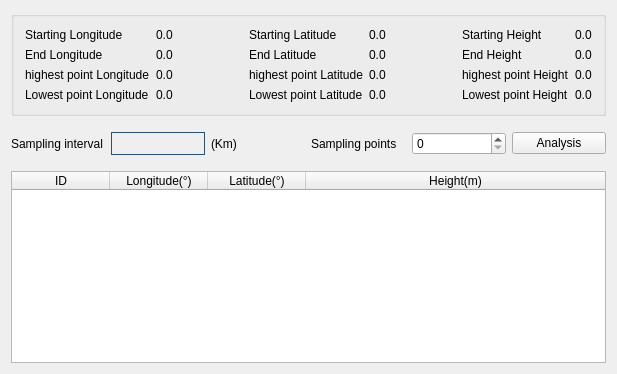
<?xml version="1.0" encoding="UTF-8"?>
<ui version="4.0">
 <class>ProfileAnalysisWidget</class>
 <widget class="QWidget" name="ProfileAnalysisWidget">
  <property name="geometry">
   <rect>
    <x>0</x>
    <y>0</y>
    <width>617</width>
    <height>374</height>
   </rect>
  </property>
  <property name="sizePolicy">
   <sizepolicy hsizetype="Expanding" vsizetype="Expanding">
    <horstretch>0</horstretch>
    <verstretch>0</verstretch>
   </sizepolicy>
  </property>
  <property name="windowTitle">
   <string>Profile analysis</string>
  </property>
  <layout class="QGridLayout" name="gridLayout_2">
   <item row="1" column="0">
    <widget class="QGroupBox" name="groupBox">
     <property name="sizePolicy">
      <sizepolicy hsizetype="Preferred" vsizetype="Minimum">
       <horstretch>0</horstretch>
       <verstretch>0</verstretch>
      </sizepolicy>
     </property>
     <property name="title">
      <string/>
     </property>
     <layout class="QGridLayout" name="gridLayout">
      <item row="0" column="2">
       <spacer name="horizontalSpacer">
        <property name="orientation">
         <enum>Qt::Horizontal</enum>
        </property>
        <property name="sizeHint" stdset="0">
         <size>
          <width>40</width>
          <height>20</height>
         </size>
        </property>
       </spacer>
      </item>
      <item row="0" column="0">
       <layout class="QVBoxLayout" name="verticalLayout_3">
        <item>
         <widget class="QLabel" name="label_4">
          <property name="text">
           <string>Starting Longitude</string>
          </property>
         </widget>
        </item>
        <item>
         <widget class="QLabel" name="label_12">
          <property name="text">
           <string>End Longitude</string>
          </property>
         </widget>
        </item>
        <item>
         <widget class="QLabel" name="label_17">
          <property name="text">
           <string>highest point Longitude</string>
          </property>
         </widget>
        </item>
        <item>
         <widget class="QLabel" name="label_22">
          <property name="text">
           <string>Lowest point Longitude</string>
          </property>
         </widget>
        </item>
       </layout>
      </item>
      <item row="0" column="1">
       <layout class="QVBoxLayout" name="verticalLayout_4">
        <item>
         <widget class="QLabel" name="label_beginLon">
          <property name="text">
           <string>0.0</string>
          </property>
         </widget>
        </item>
        <item>
         <widget class="QLabel" name="label_endLon">
          <property name="text">
           <string>0.0</string>
          </property>
         </widget>
        </item>
        <item>
         <widget class="QLabel" name="label_maxLon">
          <property name="text">
           <string>0.0</string>
          </property>
         </widget>
        </item>
        <item>
         <widget class="QLabel" name="label_minLon">
          <property name="text">
           <string>0.0</string>
          </property>
         </widget>
        </item>
       </layout>
      </item>
      <item row="0" column="3">
       <layout class="QVBoxLayout" name="verticalLayout_5">
        <item>
         <widget class="QLabel" name="label_6">
          <property name="text">
           <string>Starting Latitude</string>
          </property>
         </widget>
        </item>
        <item>
         <widget class="QLabel" name="label_14">
          <property name="text">
           <string>End Latitude</string>
          </property>
         </widget>
        </item>
        <item>
         <widget class="QLabel" name="label_16">
          <property name="text">
           <string>highest point Latitude</string>
          </property>
         </widget>
        </item>
        <item>
         <widget class="QLabel" name="label_23">
          <property name="text">
           <string>Lowest point Latitude</string>
          </property>
         </widget>
        </item>
       </layout>
      </item>
      <item row="0" column="4">
       <layout class="QVBoxLayout" name="verticalLayout_6">
        <item>
         <widget class="QLabel" name="label_beginLat">
          <property name="text">
           <string>0.0</string>
          </property>
         </widget>
        </item>
        <item>
         <widget class="QLabel" name="label_endLat">
          <property name="text">
           <string>0.0</string>
          </property>
         </widget>
        </item>
        <item>
         <widget class="QLabel" name="label_maxLat">
          <property name="text">
           <string>0.0</string>
          </property>
         </widget>
        </item>
        <item>
         <widget class="QLabel" name="label_minLat">
          <property name="text">
           <string>0.0</string>
          </property>
         </widget>
        </item>
       </layout>
      </item>
      <item row="0" column="6">
       <layout class="QVBoxLayout" name="verticalLayout_7">
        <item>
         <widget class="QLabel" name="label_8">
          <property name="text">
           <string>Starting Height</string>
          </property>
         </widget>
        </item>
        <item>
         <widget class="QLabel" name="label_13">
          <property name="text">
           <string>End Height</string>
          </property>
         </widget>
        </item>
        <item>
         <widget class="QLabel" name="label_21">
          <property name="text">
           <string>highest point Height</string>
          </property>
         </widget>
        </item>
        <item>
         <widget class="QLabel" name="label_24">
          <property name="text">
           <string>Lowest point Height</string>
          </property>
         </widget>
        </item>
       </layout>
      </item>
      <item row="0" column="7">
       <layout class="QVBoxLayout" name="verticalLayout_8">
        <item>
         <widget class="QLabel" name="label_beginHei">
          <property name="text">
           <string>0.0</string>
          </property>
         </widget>
        </item>
        <item>
         <widget class="QLabel" name="label_endHei">
          <property name="text">
           <string>0.0</string>
          </property>
         </widget>
        </item>
        <item>
         <widget class="QLabel" name="label_minHei">
          <property name="text">
           <string>0.0</string>
          </property>
         </widget>
        </item>
        <item>
         <widget class="QLabel" name="label_maxHei">
          <property name="text">
           <string>0.0</string>
          </property>
         </widget>
        </item>
       </layout>
      </item>
      <item row="0" column="5">
       <spacer name="horizontalSpacer_2">
        <property name="orientation">
         <enum>Qt::Horizontal</enum>
        </property>
        <property name="sizeHint" stdset="0">
         <size>
          <width>40</width>
          <height>20</height>
         </size>
        </property>
       </spacer>
      </item>
     </layout>
    </widget>
   </item>
   <item row="5" column="0">
    <widget class="QTableWidget" name="tableWidget_SamplePoint">
     <property name="sizePolicy">
      <sizepolicy hsizetype="Minimum" vsizetype="Minimum">
       <horstretch>0</horstretch>
       <verstretch>0</verstretch>
      </sizepolicy>
     </property>
     <property name="maximumSize">
      <size>
       <width>16777209</width>
       <height>16777215</height>
      </size>
     </property>
     <property name="focusPolicy">
      <enum>Qt::NoFocus</enum>
     </property>
     <property name="autoScroll">
      <bool>false</bool>
     </property>
     <property name="editTriggers">
      <set>QAbstractItemView::NoEditTriggers</set>
     </property>
     <attribute name="horizontalHeaderCascadingSectionResizes">
      <bool>true</bool>
     </attribute>
     <attribute name="horizontalHeaderDefaultSectionSize">
      <number>98</number>
     </attribute>
     <attribute name="horizontalHeaderShowSortIndicator" stdset="0">
      <bool>false</bool>
     </attribute>
     <attribute name="horizontalHeaderStretchLastSection">
      <bool>true</bool>
     </attribute>
     <attribute name="verticalHeaderVisible">
      <bool>false</bool>
     </attribute>
     <attribute name="verticalHeaderCascadingSectionResizes">
      <bool>true</bool>
     </attribute>
     <attribute name="verticalHeaderStretchLastSection">
      <bool>false</bool>
     </attribute>
     <column>
      <property name="text">
       <string>ID</string>
      </property>
     </column>
     <column>
      <property name="text">
       <string>Longitude(°)</string>
      </property>
     </column>
     <column>
      <property name="text">
       <string>Latitude(°)</string>
      </property>
     </column>
     <column>
      <property name="text">
       <string>Height(m)</string>
      </property>
     </column>
    </widget>
   </item>
   <item row="3" column="0">
    <layout class="QHBoxLayout" name="horizontalLayout">
     <item>
      <widget class="QLabel" name="label">
       <property name="text">
        <string>Sampling interval</string>
       </property>
      </widget>
     </item>
     <item>
      <widget class="QLabel" name="label_IntervalDis">
       <property name="styleSheet">
        <string notr="true">border: 1px solid rgb(44,80,114);</string>
       </property>
       <property name="alignment">
        <set>Qt::AlignCenter</set>
       </property>
      </widget>
     </item>
     <item>
      <widget class="QLabel" name="label_3">
       <property name="text">
        <string>(Km)</string>
       </property>
      </widget>
     </item>
     <item>
      <widget class="QLabel" name="label_2">
       <property name="text">
        <string>Sampling points</string>
       </property>
      </widget>
     </item>
     <item>
      <widget class="QSpinBox" name="spinBox_IntervalNum">
       <property name="maximum">
        <number>500</number>
       </property>
      </widget>
     </item>
     <item>
      <widget class="QPushButton" name="pushButton_Analyze">
       <property name="text">
        <string>Analysis</string>
       </property>
      </widget>
     </item>
    </layout>
   </item>
   <item row="0" column="0">
    <layout class="QGridLayout" name="gridLayout_Graph" rowminimumheight="0">
     <property name="sizeConstraint">
      <enum>QLayout::SetDefaultConstraint</enum>
     </property>
     <property name="spacing">
      <number>0</number>
     </property>
    </layout>
   </item>
   <item row="2" column="0">
    <spacer name="verticalSpacer">
     <property name="orientation">
      <enum>Qt::Vertical</enum>
     </property>
     <property name="sizeHint" stdset="0">
      <size>
       <width>20</width>
       <height>40</height>
      </size>
     </property>
    </spacer>
   </item>
   <item row="4" column="0">
    <spacer name="verticalSpacer_2">
     <property name="orientation">
      <enum>Qt::Vertical</enum>
     </property>
     <property name="sizeHint" stdset="0">
      <size>
       <width>20</width>
       <height>40</height>
      </size>
     </property>
    </spacer>
   </item>
  </layout>
 </widget>
 <layoutdefault spacing="6" margin="11"/>
 <resources/>
 <connections/>
</ui>
